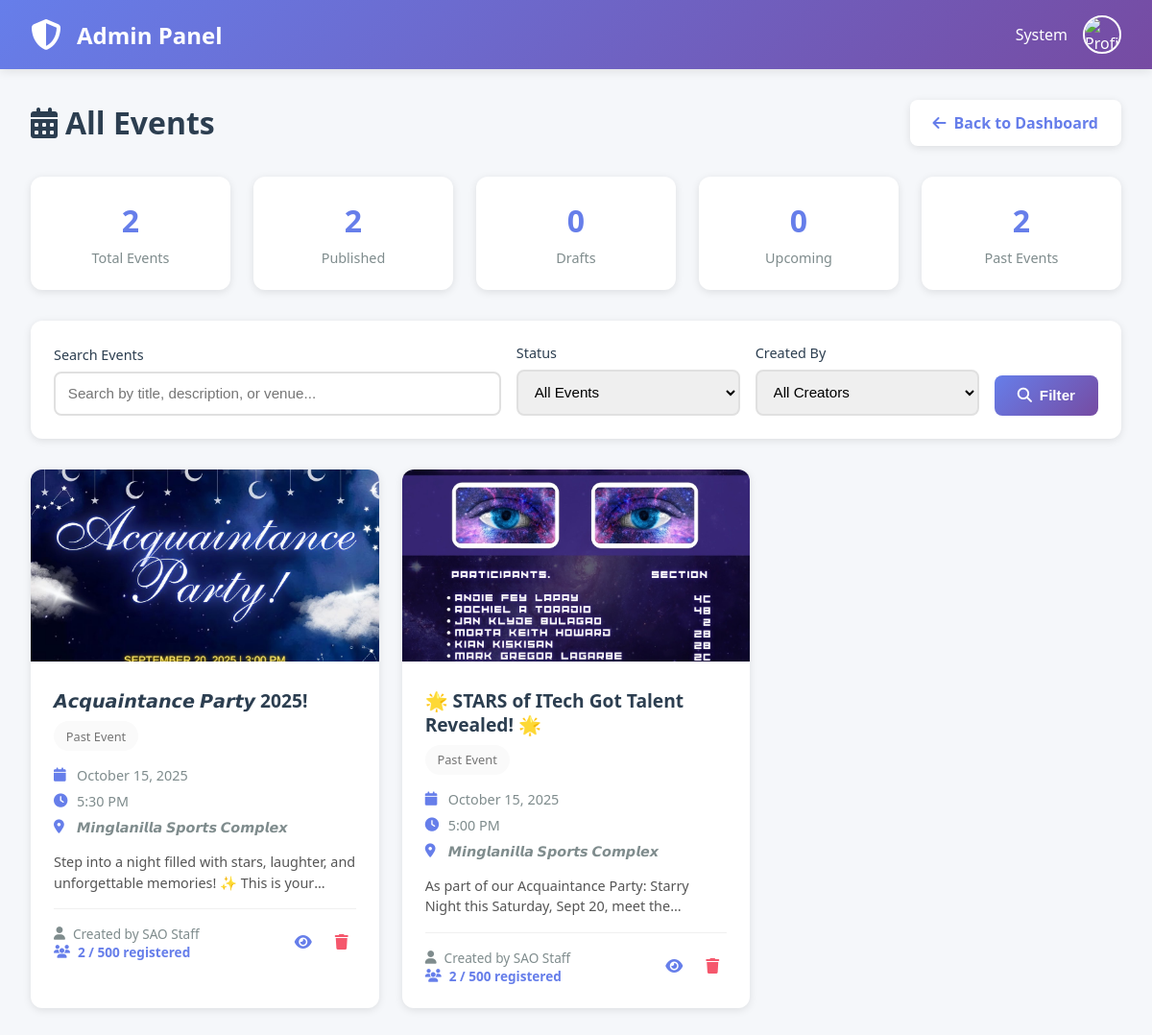
The page /admin/manage-events.php (signed in) on the database as committed earlier.
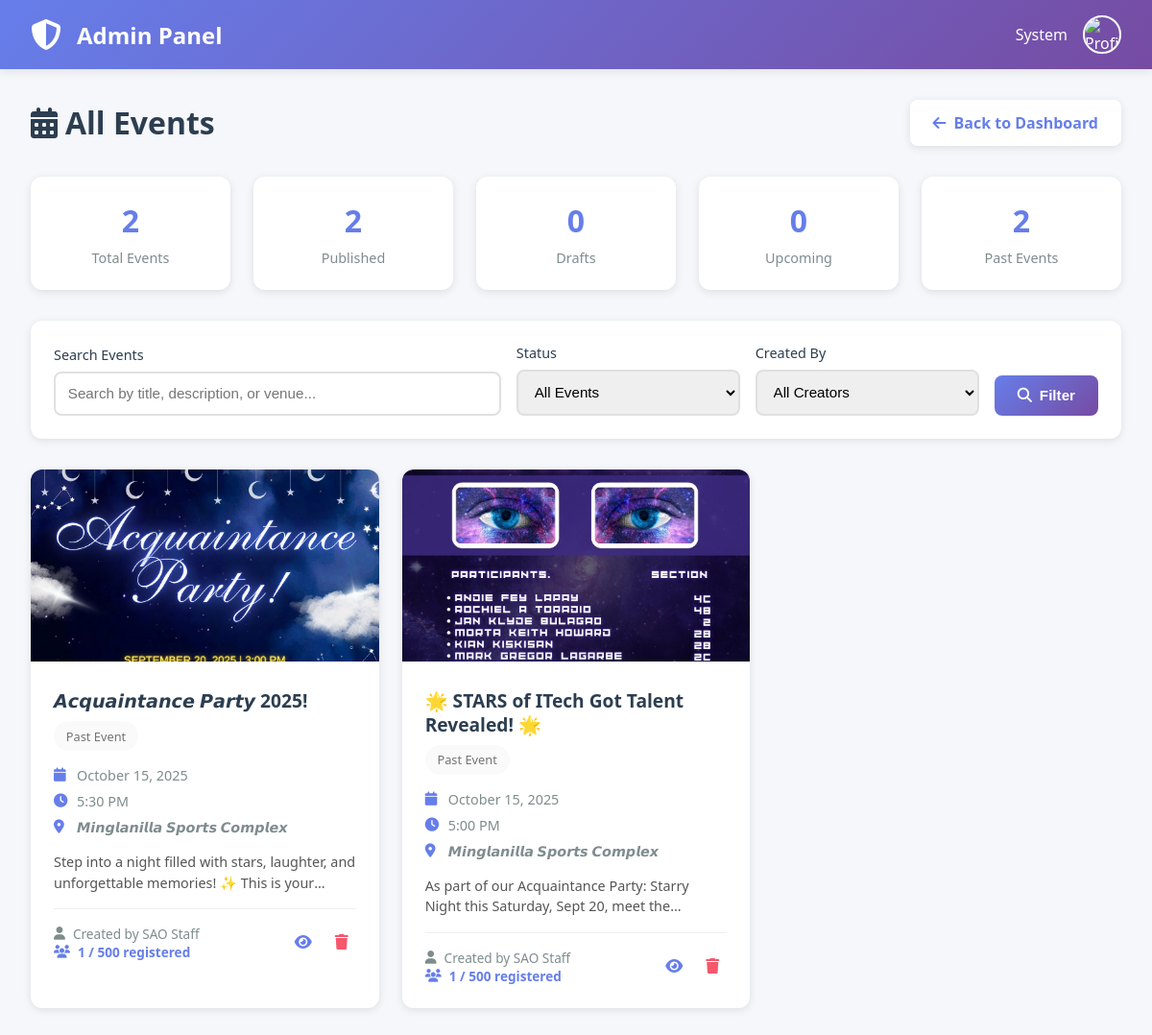
The same page on the database as committed later.
### tables this page shows
CREATE TABLE `events` (
  `event_id` int(11) NOT NULL,
  `event_title` varchar(255) NOT NULL,
  `event_description` text NOT NULL,
  `event_category` varchar(100) DEFAULT NULL,
  `event_venue` varchar(255) NOT NULL,
  `event_date` date NOT NULL,
  `event_time` time NOT NULL,
  `event_end_time` time DEFAULT NULL,
  `event_image` varchar(255) DEFAULT 'default-event.jpg',
  `max_participants` int(11) DEFAULT NULL,
  `registration_deadline` datetime DEFAULT NULL,
  `is_published` tinyint(1) DEFAULT 0,
  `created_by` int(11) NOT NULL,
  `created_at` timestamp NOT NULL DEFAULT current_timestamp(),
  `updated_at` timestamp NOT NULL DEFAULT current_timestamp() ON UPDATE current_timestamp()
);

CREATE TABLE `users` (
  `user_id` int(11) NOT NULL,
  `first_name` varchar(100) NOT NULL,
  `last_name` varchar(100) NOT NULL,
  `email` varchar(150) NOT NULL,
  `password` varchar(255) NOT NULL,
  `user_type` enum('student','sao_staff','admin') NOT NULL,
  `student_id` varchar(50) DEFAULT NULL,
  `profile_picture` varchar(255) DEFAULT 'default.jpg',
  `email_verified` tinyint(1) DEFAULT 0,
  `verification_token` varchar(100) DEFAULT NULL,
  `reset_token` varchar(100) DEFAULT NULL,
  `reset_token_expiry` datetime DEFAULT NULL,
  `status` enum('active','inactive','suspended') DEFAULT 'active',
  `created_at` timestamp NOT NULL DEFAULT current_timestamp(),
  `last_activity` datetime DEFAULT NULL,
  `updated_at` timestamp NOT NULL DEFAULT current_timestamp() ON UPDATE current_timestamp()
);

### admin/manage-events.php (the view, shortened to what the changed rows need)
<?php
require_once '../config/database.php';
$query = "SELECT e.*, u.first_name, u.last_name,
          (SELECT COUNT(*) FROM event_registrations WHERE event_id = e.event_id) as registration_count
          FROM events e
          JOIN users u ON e.created_by = u.user_id
          WHERE 1=1";
$query .= " ORDER BY e.event_date DESC";
$events = $conn->query($query);
?>
<!DOCTYPE html>
<html lang="en">
<head>
    <link rel="stylesheet" href="https://cdnjs.cloudflare.com/ajax/libs/font-awesome/6.4.0/css/all.min.css">
</head>
<body>
    <div class="container">
        <div class="page-header">
            <h1><i class="fas fa-calendar-alt"></i> All Events</h1>
        </div>
        <?php if ($events->num_rows > 0): ?>
        <div class="events-grid">
            <?php while ($event = $events->fetch_assoc()):
                $event_image = !empty($event['event_image'])
                    ? '../assets/images/events/' . $event['event_image']
                    : '../assets/images/default-event.jpg';
                $is_past = strtotime($event['event_date']) < time();
                $status_badge = $is_past ? 'past' : ($event['is_published'] ? 'published' : 'draft');
                $status_text = $is_past ? 'Past Event' : ($event['is_published'] ? 'Published' : 'Draft');
            ?>
            <div class="event-card">
                <img src="<?php echo htmlspecialchars($event_image); ?>" alt="Event" class="event-image">
                <div class="event-content">
                    <div class="event-header">
                        <div style="flex: 1;">
                            <div class="event-title"><?php echo htmlspecialchars($event['event_title']); ?></div>
                            <span class="badge <?php echo $status_badge; ?>"><?php echo $status_text; ?></span>
                        </div>
                    </div>
                    <div class="event-meta">
                        <div class="meta-item">
                            <i class="fas fa-calendar"></i>
                            <span><?php echo date('F j, Y', strtotime($event['event_date'])); ?></span>
                        </div>
                        <div class="meta-item">
                            <i class="fas fa-clock"></i>
                            <span><?php echo date('g:i A', strtotime($event['event_time'])); ?></span>
                        </div>
                        <div class="meta-item">
                            <i class="fas fa-map-marker-alt"></i>
                            <span><?php echo htmlspecialchars($event['event_venue']); ?></span>
                        </div>
                    </div>
                    <div class="event-description">
                        <?php echo htmlspecialchars($event['event_description']); ?>
                    </div>
                    <div class="event-footer">
                        <div>
                            <div class="event-creator">
                                <i class="fas fa-user"></i>
                                Created by <?php echo htmlspecialchars($event['first_name'] . ' ' . $event['last_name']); ?>
                            </div>
                            <div class="registration-info">
                                <i class="fas fa-users"></i>
                                <?php echo $event['registration_count']; ?>
                                <?php if ($event['max_participants']): ?>
                                    / <?php echo $event['max_participants']; ?>
                                <?php endif; ?>
                                registered
                            </div>
                        </div>
                        <div class="event-actions">
                            <button class="action-btn" onclick="window.location.href='../sao-staff/view-registrations.php?id=<?php echo $event['event_id']; ?>'" title="View Registrations">
                                <i class="fas fa-eye"></i>
                            </button>
                            <button class="action-btn danger" onclick="openDeleteModal(<?php echo $event['event_id']; ?>, '<?php echo addslashes($event['event_title']); ?>')" title="Delete Event">
                                <i class="fas fa-trash"></i>
                            </button>
                        </div>
                    </div>
                </div>
            </div>
            <?php endwhile; ?>
        </div>
        <?php endif; ?>
    </div>
</body>
</html>

Rows that differ between the two databases and show on the page:
computed for events "𝘼𝙘𝙦𝙪𝙖𝙞𝙣𝙩𝙖𝙣𝙘𝙚 𝙋𝙖𝙧𝙩𝙮 2025!": registration_count "2" → "1"
changed events "🌟 STARS of ITech Got Talent Revealed! 🌟": registration_count "2" → "1"
